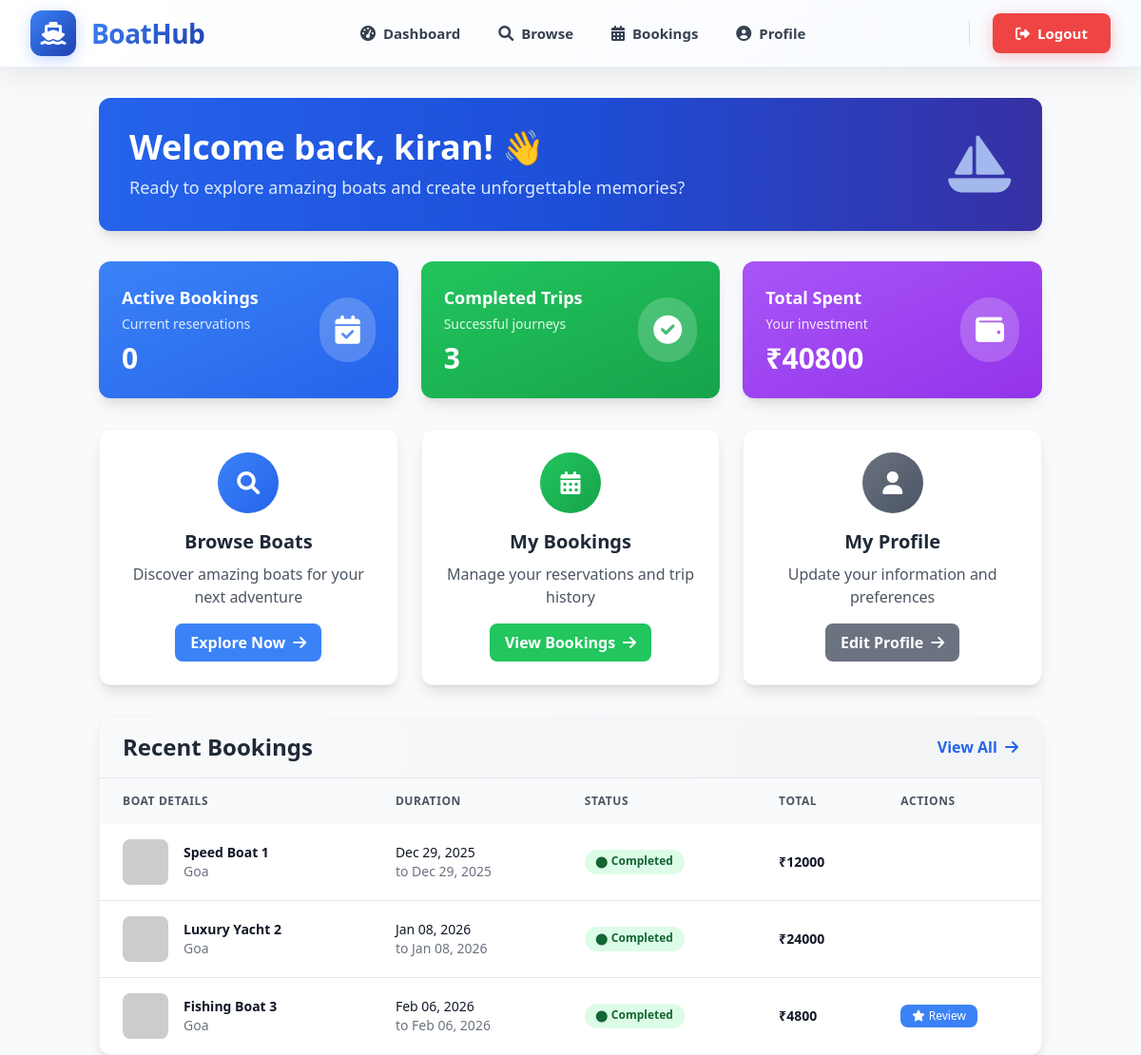
Screenshot of /user/dashboard (signed in) with the database file from the repository.
### app/models.py (models this page shows, shortened)
class User(db.Model):
    id = db.Column(db.Integer, primary_key=True)
    username = db.Column(db.String(80), unique=True, nullable=False)
    email = db.Column(db.String(120), unique=True, nullable=False)
    password_hash = db.Column(db.String(128), nullable=False)
    role = db.Column(db.String(20), nullable=False, default='user')  # user, vendor, admin
    is_active = db.Column(db.Boolean, default=True, nullable=False)
    created_at = db.Column(db.DateTime, default=datetime.utcnow)
    bookings = db.relationship('Booking', backref='user', lazy=True)
    reviews = db.relationship('Review', backref='user', lazy=True)

class Booking(db.Model):
    id = db.Column(db.Integer, primary_key=True)
    user_id = db.Column(db.Integer, db.ForeignKey('user.id'), nullable=False)
    boat_id = db.Column(db.Integer, db.ForeignKey('boat.id'), nullable=False)
    start_date = db.Column(db.DateTime, nullable=False)
    end_date = db.Column(db.DateTime, nullable=False)
    total_price = db.Column(db.Float, nullable=False)
    status = db.Column(db.String(20), nullable=False, default='pending')  # pending, approved, rejected, completed, cancelled
    created_at = db.Column(db.DateTime, default=datetime.utcnow)
    payment = db.relationship('Payment', backref='booking', uselist=False)
    review = db.relationship('Review', backref='booking', uselist=False)

class Boat(db.Model):
    id = db.Column(db.Integer, primary_key=True)
    vendor_id = db.Column(db.Integer, db.ForeignKey('vendor.id'), nullable=False)
    name = db.Column(db.String(100), nullable=False)
    location = db.Column(db.String(100), nullable=False)
    category = db.Column(db.String(50), nullable=False, default='Speed Boat')
    price_per_hour = db.Column(db.Float, nullable=False)
    price_per_day = db.Column(db.Float, nullable=False)
    capacity = db.Column(db.Integer, nullable=False)
    description = db.Column(db.Text, nullable=False)
    created_at = db.Column(db.DateTime, default=datetime.utcnow)
    images = db.relationship('BoatImage', backref='boat', lazy=True)
    bookings = db.relationship('Booking', backref='boat', lazy=True)
    reviews = db.relationship('Review', backref='boat', lazy=True)

### app/routes/user.py (the view)
    def wrapper(*args, **kwargs):
        if session.get('role') != 'user':
            flash('Access denied')
            return redirect(url_for('auth.login'))
        return f(*args, **kwargs)

### app/routes/user.py (called while the page is built)
def login_required(f):
    def wrapper(*args, **kwargs):
        if 'user_id' not in session:
            return redirect(url_for('auth.login'))
        return f(*args, **kwargs)
    wrapper.__name__ = f.__name__
    return wrapper

def user_only(f):
    def wrapper(*args, **kwargs):
        if session.get('role') != 'user':
            flash('Access denied')
            return redirect(url_for('auth.login'))
        return f(*args, **kwargs)
    wrapper.__name__ = f.__name__
    return wrapper

### app/templates/user/dashboard.html (shortened to what this page needs)
{% extends "base.html" %}
{% block content %}
<div class="bg-gradient-to-r from-blue-600 via-blue-700 to-indigo-800 text-white rounded-xl shadow-lg p-8 mb-8">
    <div class="flex items-center justify-between">
        <div>
            <h1 class="text-4xl font-bold mb-2">Welcome back, {{ user.username }}! 👋</h1>
            <p class="text-blue-100 text-lg">Ready to explore amazing boats and create unforgettable memories?</p>
        </div>
        <div class="hidden md:block">
            <i class="fas fa-sailboat text-6xl text-blue-200 opacity-80"></i>
        </div>
    </div>
</div>
<div class="grid grid-cols-1 md:grid-cols-3 gap-6 mb-8">
    <div class="bg-gradient-to-br from-blue-500 to-blue-600 text-white rounded-xl shadow-lg p-6 transform hover:scale-105 transition-transform duration-200">
        <div class="flex items-center justify-between">
            <div>
                <h3 class="text-lg font-semibold mb-1">Active Bookings</h3>
                <p class="text-blue-100 text-sm">Current reservations</p>
                <p class="text-3xl font-bold mt-2">{{ active_bookings|length }}</p>
            </div>
            <div class="p-4 bg-white bg-opacity-20 rounded-full">
                <i class="fas fa-calendar-check text-3xl"></i>
            </div>
        </div>
    </div>
    <div class="bg-gradient-to-br from-green-500 to-green-600 text-white rounded-xl shadow-lg p-6 transform hover:scale-105 transition-transform duration-200">
        <div class="flex items-center justify-between">
            <div>
                <h3 class="text-lg font-semibold mb-1">Completed Trips</h3>
                <p class="text-green-100 text-sm">Successful journeys</p>
                <p class="text-3xl font-bold mt-2">{{ completed_bookings|length }}</p>
            </div>
            <div class="p-4 bg-white bg-opacity-20 rounded-full">
                <i class="fas fa-check-circle text-3xl"></i>
            </div>
        </div>
    </div>
    <div class="bg-gradient-to-br from-purple-500 to-purple-600 text-white rounded-xl shadow-lg p-6 transform hover:scale-105 transition-transform duration-200">
        <div class="flex items-center justify-between">
            <div>
                <h3 class="text-lg font-semibold mb-1">Total Spent</h3>
                <p class="text-purple-100 text-sm">Your investment</p>
                <p class="text-3xl font-bold mt-2">₹{{ "%.0f"|format(total_spent) }}</p>
            </div>
            <div class="p-4 bg-white bg-opacity-20 rounded-full">
                <i class="fas fa-wallet text-3xl"></i>
            </div>
        </div>
    </div>
</div>
<div class="grid grid-cols-1 md:grid-cols-3 gap-6 mb-8">
    <a href="{{ url_for('user.boats') }}" class="group">
        <div class="bg-white rounded-xl shadow-lg p-6 hover:shadow-xl transition-all duration-300 transform hover:-translate-y-1 border border-gray-100">
            <div class="text-center">
                <div class="inline-flex items-center justify-center w-16 h-16 bg-gradient-to-br from-blue-500 to-blue-600 text-white rounded-full mb-4 group-hover:scale-110 transition-transform duration-200">
                    <i class="fas fa-search text-2xl"></i>
                </div>
                <h3 class="text-xl font-bold text-gray-800 mb-2">Browse Boats</h3>
                <p class="text-gray-600 mb-4">Discover amazing boats for your next adventure</p>
                <span class="inline-flex items-center px-4 py-2 bg-blue-500 text-white font-semibold rounded-lg hover:bg-blue-600 transition-colors duration-200">
                    Explore Now <i class="fas fa-arrow-right ml-2"></i>
                </span>
            </div>
        </div>
    </a>
    <a href="{{ url_for('user.booking_history') }}" class="group">
        <div class="bg-white rounded-xl shadow-lg p-6 hover:shadow-xl transition-all duration-300 transform hover:-translate-y-1 border border-gray-100">
            <div class="text-center">
                <div class="inline-flex items-center justify-center w-16 h-16 bg-gradient-to-br from-green-500 to-green-600 text-white rounded-full mb-4 group-hover:scale-110 transition-transform duration-200">
                    <i class="fas fa-calendar-alt text-2xl"></i>
                </div>
                <h3 class="text-xl font-bold text-gray-800 mb-2">My Bookings</h3>
                <p class="text-gray-600 mb-4">Manage your reservations and trip history</p>
                <span class="inline-flex items-center px-4 py-2 bg-green-500 text-white font-semibold rounded-lg hover:bg-green-600 transition-colors duration-200">
                    View Bookings <i class="fas fa-arrow-right ml-2"></i>
                </span>
            </div>
        </div>
    </a>
    <a href="{{ url_for('user.profile') }}" class="group">
        <div class="bg-white rounded-xl shadow-lg p-6 hover:shadow-xl transition-all duration-300 transform hover:-translate-y-1 border border-gray-100">
            <div class="text-center">
                <div class="inline-flex items-center justify-center w-16 h-16 bg-gradient-to-br from-gray-500 to-gray-600 text-white rounded-full mb-4 group-hover:scale-110 transition-transform duration-200">
                    <i class="fas fa-user text-2xl"></i>
                </div>
                <h3 class="text-xl font-bold text-gray-800 mb-2">My Profile</h3>
                <p class="text-gray-600 mb-4">Update your information and preferences</p>
                <span class="inline-flex items-center px-4 py-2 bg-gray-500 text-white font-semibold rounded-lg hover:bg-gray-600 transition-colors duration-200">
                    Edit Profile <i class="fas fa-arrow-right ml-2"></i>
                </span>
            </div>
        </div>
    </a>
</div>
<div class="bg-white rounded-xl shadow-lg overflow-hidden border border-gray-100">
    <div class="bg-gradient-to-r from-gray-50 to-gray-100 px-6 py-4 border-b border-gray-200">
        <div class="flex items-center justify-between">
            <h2 class="text-2xl font-bold text-gray-800">Recent Bookings</h2>
            <a href="{{ url_for('user.booking_history') }}" class="text-blue-600 hover:text-blue-800 font-semibold transition-colors duration-200">
                View All <i class="fas fa-arrow-right ml-1"></i>
            </a>
        </div>
    </div>
    {% if bookings %}
    <div class="overflow-x-auto">
        <table class="w-full">
            <thead class="bg-gray-50">
                <tr>
                    <th class="px-6 py-4 text-left text-xs font-semibold text-gray-600 uppercase tracking-wider">Boat Details</th>
                    <th class="px-6 py-4 text-left text-xs font-semibold text-gray-600 uppercase tracking-wider">Duration</th>
                    <th class="px-6 py-4 text-left text-xs font-semibold text-gray-600 uppercase tracking-wider">Status</th>
                    <th class="px-6 py-4 text-left text-xs font-semibold text-gray-600 uppercase tracking-wider">Total</th>
                    <th class="px-6 py-4 text-left text-xs font-semibold text-gray-600 uppercase tracking-wider">Actions</th>
                </tr>
            </thead>
            <tbody class="divide-y divide-gray-200">
                {% for booking in bookings[:5] %}
                <tr class="hover:bg-gray-50 transition-colors duration-200">
                    <td class="px-6 py-4">
                        <div class="flex items-center">
                            <div class="flex-shrink-0 w-12 h-12">
                                {% if booking.boat.images %}
                                    <img class="w-12 h-12 rounded-lg object-cover" src="{{ url_for('static', filename='images/' + booking.boat.images[0].image_path) }}" alt="{{ booking.boat.name }}" onerror="this.src='https://via.placeholder.com/48x48/4A5568/FFFFFF?text={{ booking.boat.name|replace(' ', '+') }}'">
                                {% else %}
                                    <div class="w-12 h-12 bg-gray-200 rounded-lg flex items-center justify-center">
                                        <i class="fas fa-ship text-gray-400"></i>
                                    </div>
                                {% endif %}
                            </div>
                            <div class="ml-4">
                                <div class="text-sm font-semibold text-gray-900">{{ booking.boat.name }}</div>
                                <div class="text-sm text-gray-500">{{ booking.boat.location }}</div>
                            </div>
                        </div>
                    </td>
                    <td class="px-6 py-4">
                        <div class="text-sm text-gray-900">{{ booking.start_date.strftime('%b %d, %Y') }}</div>
                        <div class="text-sm text-gray-500">to {{ booking.end_date.strftime('%b %d, %Y') }}</div>
                    </td>
                    <td class="px-6 py-4">
                        <span class="inline-flex px-3 py-1 text-xs font-semibold rounded-full
                            {% if booking.status == 'completed' %}bg-green-100 text-green-800
                            {% elif booking.status == 'approved' %}bg-blue-100 text-blue-800
                            {% elif booking.status == 'pending' %}bg-yellow-100 text-yellow-800
                            {% elif booking.status == 'rejected' %}bg-gray-100 text-gray-800
                            {% else %}bg-red-100 text-red-800{% endif %}">
                            <i class="fas fa-circle text-xs mr-1 mt-0.5"></i>
                            {% if booking.status == 'rejected' %}Cancelled{% else %}{{ booking.status.title() }}{% endif %}
                        </span>
                    </td>
                    <td class="px-6 py-4 text-sm font-semibold text-gray-900">
                        ₹{{ "%.0f"|format(booking.total_price) }}
                    </td>
                    <td class="px-6 py-4 text-sm">
                        {% if booking.status == 'completed' and not booking.review %}
                            <a href="{{ url_for('user.review', booking_id=booking.id) }}" class="inline-flex items-center px-3 py-1 bg-blue-500 text-white text-xs font-medium rounded-lg hover:bg-blue-600 transition-colors duration-200">
                                <i class="fas fa-star mr-1"></i> Review
                            </a>
                        {% elif booking.status == 'approved' %}
                            <span class="inline-flex items-center px-3 py-1 bg-green-100 text-green-800 text-xs font-medium rounded-lg">
                                <i class="fas fa-check mr-1"></i> Confirmed
                            </span>
                        {% elif booking.status == 'pending' %}
                            <span class="inline-flex items-center px-3 py-1 bg-yellow-100 text-yellow-800 text-xs font-medium rounded-lg">
                                <i class="fas fa-clock mr-1"></i> Pending
                            </span>
                        {% endif %}
                    </td>
                </tr>
                {% endfor %}
            </tbody>
        </table>
    </div>
    {% endif %}
</div>
{% endblock %}

### app/templates/base.html (style rules this page uses)
* { margin: 0; padding: 0; box-sizing: border-box; }

### rows the page displays
User: username "kiran"
Booking: boat.name "Speed Boat 1", boat.location "Goa", start_date "Dec 29, 2025", end_date "Dec 29, 2025", status "Completed", total_price "12000"
Booking: boat.name "Luxury Yacht 2", boat.location "Goa", start_date "Jan 08, 2026", end_date "Jan 08, 2026", status "Completed", total_price "24000"
Booking: boat.name "Fishing Boat 3", boat.location "Goa", start_date "Feb 06, 2026", end_date "Feb 06, 2026", status "Completed", total_price "4800"

### other values shown
{{ active_bookings|length }} "0"
{{ completed_bookings|length }} "3"
{{ "%.0f"|format(total_spent) }} "40800"
